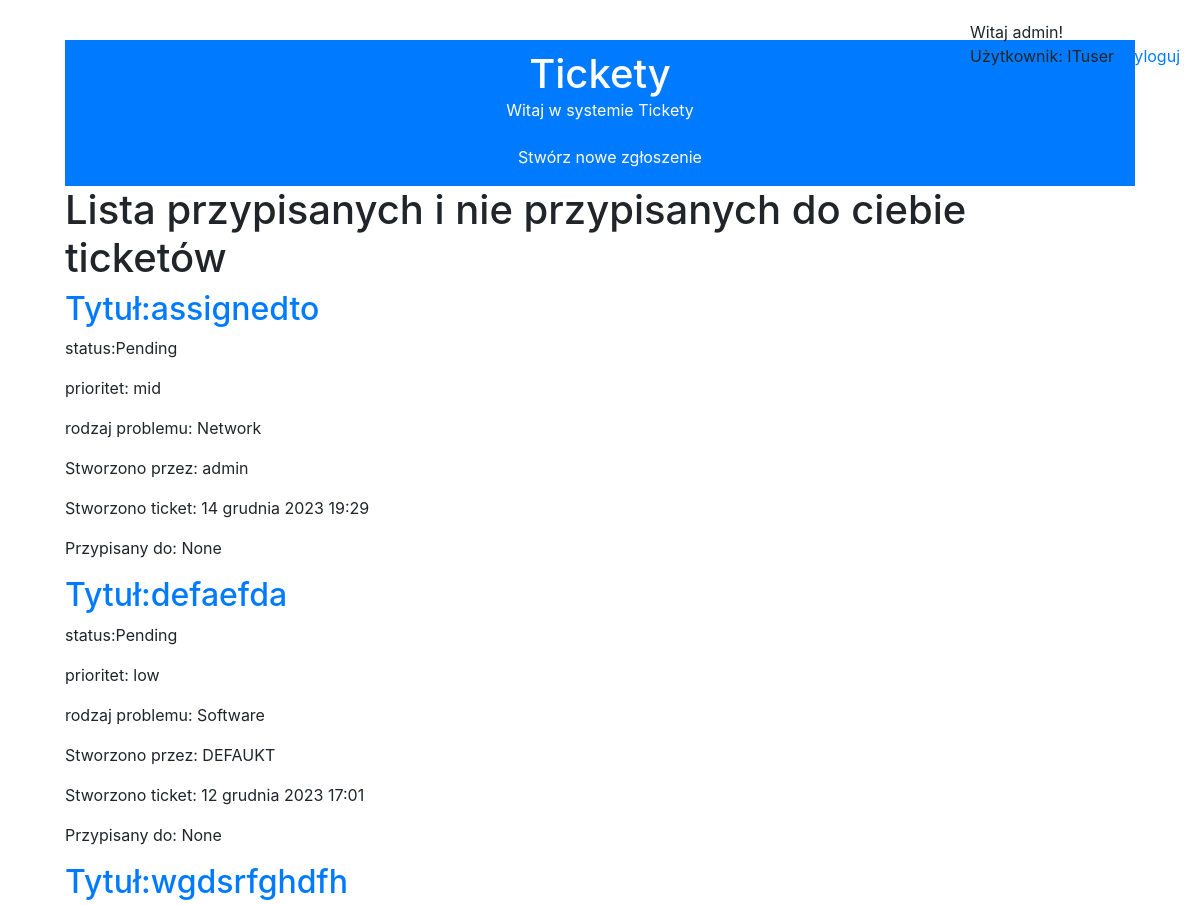
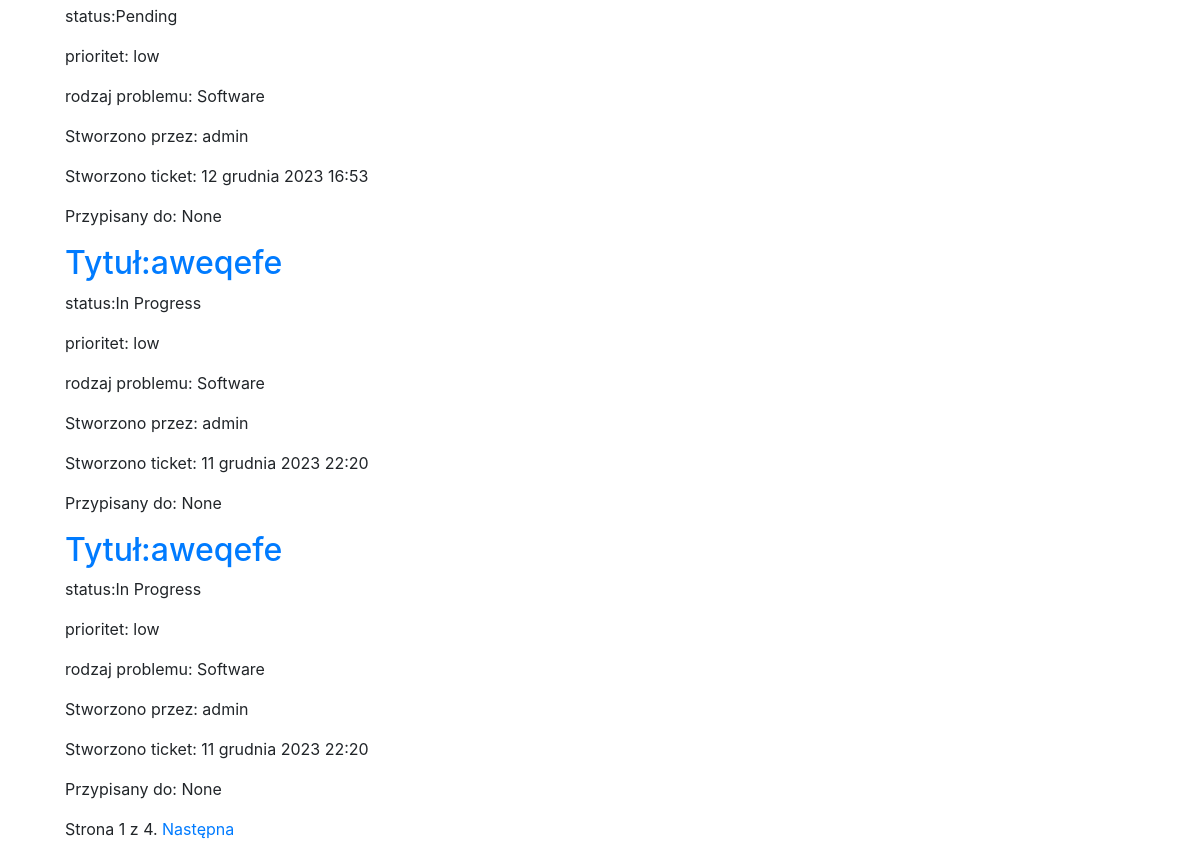
The app's page /helpdeskapp/ticket_list/ (signed in), older data (2 pictures, top to bottom).
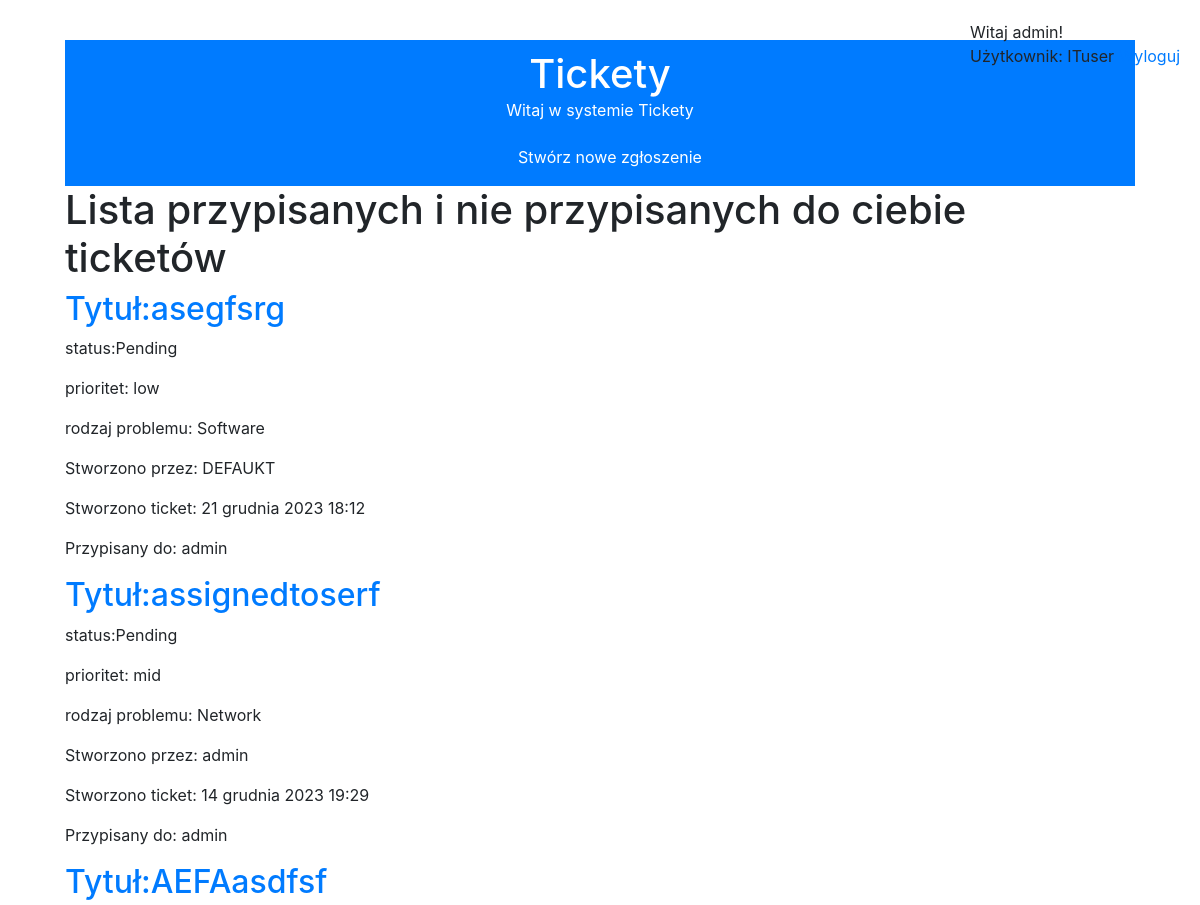
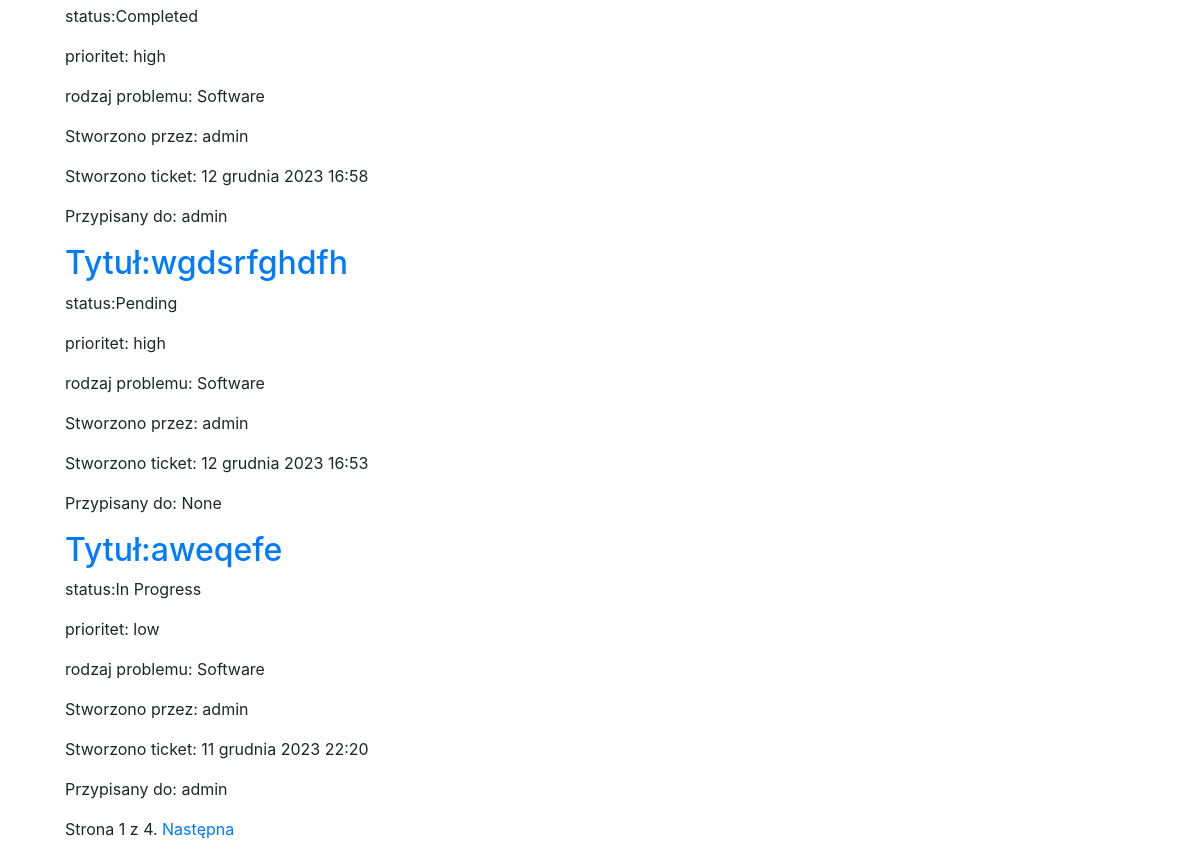
The same page, newer data (2 pictures, top to bottom).
### helpdeskapp/models.py (models this page shows)
class Ticket(models.Model):
    """
    Represents a ticket in the helpdesk system.

    Attributes:
        title (str): The title of the ticket.
        description (str): The description of the ticket.
        status (str): The status of the ticket. Choices are 'Pending', 'In Progress', or 'Completed'.
        priority (str): The priority of the ticket. Choices are 'low', 'mid', or 'high'.
        request_type (str): The type of request for the ticket. Choices are 'Software', 'Hardware', 'Network', or 'Other'.
        created_at (datetime): The date and time when the ticket was created.
        assigned_to (User): The user assigned to the ticket.
        updated_at (datetime): The date and time when the ticket was last updated.
        created_by (User): The user who created the ticket.
        closed_at (datetime): The date and time when the ticket was closed.
        slug (str): The slugified version of the ticket title, used for generating a unique URL.
    """

### helpdeskapp/views.py (the view)
# urls.py: path('ticket_list/', views.ticket_list, name='ticket_list'),
@login_required
def ticket_list(request):
    if request.user.groups.filter(name='Defaultuser').exists():
        tickets = Ticket.objects.filter(created_by=request.user)
        if not tickets:
            messages.warning(request, 'Brak zgłoszeń.')
    else:
        tickets = Ticket.objects.filter(Q(assigned_to=request.user) | Q(assigned_to=None))
        if not tickets:
            messages.warning(request, 'Brak zgłoszeń.')
    paginator = Paginator(tickets, 5)
    page = request.GET.get('page')
    paginator = Paginator(tickets, 5)
    page = request.GET.get('page')
    try:
        tickets = paginator.page(page)
    except PageNotAnInteger:
        tickets = paginator.page(1)
    except EmptyPage:
        tickets = paginator.page(paginator.num_pages)
    return render(request, 'helpdeskapp/tickets/ticket_list.html', {'page': page ,'tickets': tickets})

### helpdeskapp/models.py (called while the page is built)
    def get_absolute_url(self):
        return reverse('helpdeskapp:ticket_detail', args=[self.slug])

### helpdeskapp/templates/helpdeskapp/tickets/ticket_list.html (shortened to what this page needs)
{% extends "helpdeskapp/base.html" %}
{% block content %}
<div class="header">
    <h1>Tickety</h1>
    <p>Witaj w systemie Tickety</p>
    <a href="{% url 'helpdeskapp:ticket_add' %}" class = "btn btn-primary">Stwórz nowe zgłoszenie</a>
</div>
    <h1>Lista przypisanych i nie przypisanych do ciebie ticketów</h1>
    {% for ticket in tickets%}
        <h2><a href="{{ticket.get_absolute_url}}">Tytuł:{{ticket.title}}</h2></a>
        <p>status:{{ticket.status}}</p>
        <p>prioritet: {{ticket.priority}}</p>
        <p>rodzaj problemu: {{ticket.request_type}}</p>
        <p>Stworzono przez: {{ticket.created_by}}</p>
        <p>Stworzono ticket: {{ticket.created_at}}</p>
        <p>Przypisany do: {{ticket.assigned_to}}</p>
    {%endfor%}
    {%include "helpdeskapp/pagination.html" with page=tickets %}
{% endblock %}

### helpdeskapp/templates/helpdeskapp/base.html (shortened to what this page needs)
{% load static %}
<!DOCTYPE html>
<html lang="pl">
<head>
    <link href="{% static 'helpdeskapp/static/style.css' %}" rel="stylesheet">
    <link rel="stylesheet" href="https://stackpath.bootstrapcdn.com/bootstrap/4.5.0/css/bootstrap.min.css">
</head>
<body>
    {%if request.user.is_authenticated%}
    <span class = "user">
        {%if request.user.is_authenticated%}
            Witaj {{request.user.username}}!
            <br>
            Użytkownik: {{request.user.groups.all.0}}
            <a href="{% url 'helpdeskapp:logout' %}">Wyloguj</a>
        {%else%}
            <a href="{% url 'helpdeskapp:login' %}">Zaloguj</a>
        {%endif%}
    </span>
    <div class="container">
        <div class="content">
            {% block content %}
            {% endblock %}
        </div>
    </div>
    {%endif%}
</body>

### helpdeskapp/templates/helpdeskapp/pagination.html (shortened to what this page needs)
<div class="pagination">
    <span class="step-links">
    <span class="current">
    Strona {{ page.number }} z {{ page.paginator.num_pages }}.
    </span>
    {% if page.has_next %}
    <a href="?page={{ page.next_page_number }}">Następna</a>
    {% endif %}
    </span>
</div>

### helpdeskapp/static/style.css (style rules this page uses)
body { font-family: Arial, sans-serif; margin: 0; padding: 0; background-color: #f0f0f0; }
.container { width: 80%; margin: 0 auto; }
.header { background-color: #007BFF; color: white; padding: 10px 0; text-align: center; }
.header h1 { margin: 0; }
.header a { color: white; margin-left: 20px; }
.content { background-color: white; padding: 20px; margin-top: 20px; }
.user { position: fixed; right: 20px; top: 20px; }

Row changes from the older to the newer data that the page shows:
removed Ticket: title "defaefda", status "Pending", priority "low", request_type "Software", created_by "DEFAUKT", created_at "12 grudnia 2023 17:01", assigned_to "None"
no longer on this page (row edited): Ticket: title "aweqefe", status "In Progress", priority "low", request_type "Software", created_by "admin", created_at "11 grudnia 2023 22:20", assigned_to "None"
added Ticket: title "asegfsrg", status "Pending", priority "low", request_type "Software", created_by "DEFAUKT", created_at "21 grudnia 2023 18:12", assigned_to "admin"
changed Ticket "mid": title "assignedto" → "assignedtoserf"; assigned_to "None" → "admin"
now on this page (row edited): Ticket: title "AEFAasdfsf", status "Completed", priority "high", request_type "Software", created_by "admin", created_at "12 grudnia 2023 16:58", assigned_to "admin"
changed Ticket "wgdsrfghdfh": priority "low" → "high"
changed Ticket "aweqefe": assigned_to "None" → "admin"
